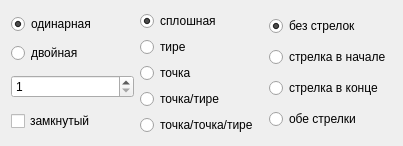
<?xml version="1.0" encoding="UTF-8"?>
<ui version="4.0">
 <class>Draw</class>
 <widget class="QDialog" name="Draw">
  <property name="geometry">
   <rect>
    <x>0</x>
    <y>0</y>
    <width>403</width>
    <height>146</height>
   </rect>
  </property>
  <property name="windowTitle">
   <string>Dialog</string>
  </property>
  <layout class="QGridLayout" name="gridLayout_4">
   <item row="0" column="0">
    <layout class="QGridLayout" name="gridLayout_2">
     <item row="0" column="0">
      <widget class="QRadioButton" name="singlebtn">
       <property name="text">
        <string>одинарная</string>
       </property>
       <property name="checked">
        <bool>true</bool>
       </property>
       <attribute name="buttonGroup">
        <string notr="true">secondgroup</string>
       </attribute>
      </widget>
     </item>
     <item row="1" column="0">
      <widget class="QRadioButton" name="dblbtn">
       <property name="text">
        <string>двойная</string>
       </property>
       <attribute name="buttonGroup">
        <string notr="true">secondgroup</string>
       </attribute>
      </widget>
     </item>
    </layout>
   </item>
   <item row="0" column="1" rowspan="3">
    <layout class="QGridLayout" name="gridLayout">
     <item row="0" column="0">
      <widget class="QRadioButton" name="solidbtn">
       <property name="text">
        <string>сплошная</string>
       </property>
       <property name="checked">
        <bool>true</bool>
       </property>
       <attribute name="buttonGroup">
        <string notr="true">firstgroup</string>
       </attribute>
      </widget>
     </item>
     <item row="1" column="0">
      <widget class="QRadioButton" name="dashbtn">
       <property name="text">
        <string>тире</string>
       </property>
       <attribute name="buttonGroup">
        <string notr="true">firstgroup</string>
       </attribute>
      </widget>
     </item>
     <item row="2" column="0">
      <widget class="QRadioButton" name="dotbtn">
       <property name="text">
        <string>точка</string>
       </property>
       <attribute name="buttonGroup">
        <string notr="true">firstgroup</string>
       </attribute>
      </widget>
     </item>
     <item row="3" column="0">
      <widget class="QRadioButton" name="dashdotbtn">
       <property name="text">
        <string>точка/тире</string>
       </property>
       <attribute name="buttonGroup">
        <string notr="true">firstgroup</string>
       </attribute>
      </widget>
     </item>
     <item row="4" column="0">
      <widget class="QRadioButton" name="dashdotdotbtn">
       <property name="text">
        <string>точка/точка/тире</string>
       </property>
       <attribute name="buttonGroup">
        <string notr="true">firstgroup</string>
       </attribute>
      </widget>
     </item>
    </layout>
   </item>
   <item row="0" column="2" rowspan="3">
    <layout class="QGridLayout" name="gridLayout_3">
     <item row="0" column="0">
      <widget class="QRadioButton" name="lessarrow">
       <property name="text">
        <string>без стрелок</string>
       </property>
       <property name="checked">
        <bool>true</bool>
       </property>
       <attribute name="buttonGroup">
        <string notr="true">arrowgroup</string>
       </attribute>
      </widget>
     </item>
     <item row="1" column="0">
      <widget class="QRadioButton" name="beginarrow">
       <property name="text">
        <string>стрелка в начале</string>
       </property>
       <attribute name="buttonGroup">
        <string notr="true">arrowgroup</string>
       </attribute>
      </widget>
     </item>
     <item row="2" column="0">
      <widget class="QRadioButton" name="endarrow">
       <property name="text">
        <string>стрелка в конце</string>
       </property>
       <attribute name="buttonGroup">
        <string notr="true">arrowgroup</string>
       </attribute>
      </widget>
     </item>
     <item row="3" column="0">
      <widget class="QRadioButton" name="botharrow">
       <property name="text">
        <string>обе стрелки</string>
       </property>
       <attribute name="buttonGroup">
        <string notr="true">arrowgroup</string>
       </attribute>
      </widget>
     </item>
    </layout>
   </item>
   <item row="1" column="0">
    <widget class="QSpinBox" name="widthbox">
     <property name="minimum">
      <number>1</number>
     </property>
    </widget>
   </item>
   <item row="2" column="0">
    <widget class="QCheckBox" name="closedbox">
     <property name="text">
      <string>замкнутый</string>
     </property>
    </widget>
   </item>
   <item row="3" column="0" colspan="2">
    <spacer name="verticalSpacer">
     <property name="orientation">
      <enum>Qt::Vertical</enum>
     </property>
     <property name="sizeHint" stdset="0">
      <size>
       <width>20</width>
       <height>68</height>
      </size>
     </property>
    </spacer>
   </item>
  </layout>
 </widget>
 <resources/>
 <connections/>
 <buttongroups>
  <buttongroup name="secondgroup"/>
  <buttongroup name="firstgroup"/>
  <buttongroup name="arrowgroup"/>
 </buttongroups>
</ui>
